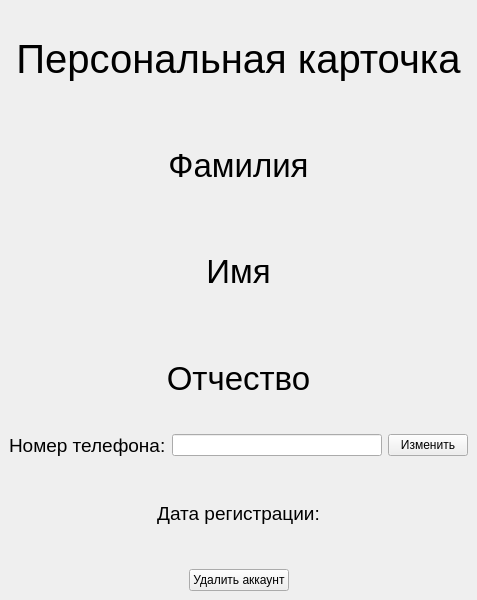
<?xml version="1.0" encoding="UTF-8"?>
<ui version="4.0">
 <class>PersonWindow</class>
 <widget class="QMainWindow" name="PersonWindow">
  <property name="geometry">
   <rect>
    <x>0</x>
    <y>0</y>
    <width>477</width>
    <height>600</height>
   </rect>
  </property>
  <property name="windowTitle">
   <string>MainWindow</string>
  </property>
  <widget class="QWidget" name="centralwidget">
   <layout class="QGridLayout" name="gridLayout_2">
    <item row="0" column="0">
     <widget class="QLabel" name="label_5">
      <property name="font">
       <font>
        <pointsize>30</pointsize>
       </font>
      </property>
      <property name="text">
       <string>Персональная карточка</string>
      </property>
      <property name="alignment">
       <set>Qt::AlignCenter</set>
      </property>
     </widget>
    </item>
    <item row="6" column="0">
     <widget class="QLabel" name="label_4">
      <property name="font">
       <font>
        <pointsize>14</pointsize>
       </font>
      </property>
      <property name="layoutDirection">
       <enum>Qt::LeftToRight</enum>
      </property>
      <property name="text">
       <string>Дата регистрации:</string>
      </property>
      <property name="alignment">
       <set>Qt::AlignCenter</set>
      </property>
     </widget>
    </item>
    <item row="4" column="0">
     <layout class="QHBoxLayout" name="horizontalLayout">
      <item>
       <widget class="QLabel" name="label">
        <property name="font">
         <font>
          <pointsize>14</pointsize>
         </font>
        </property>
        <property name="text">
         <string>Номер телефона:</string>
        </property>
       </widget>
      </item>
      <item>
       <widget class="QLineEdit" name="linePhoneEdit">
        <property name="layoutDirection">
         <enum>Qt::LeftToRight</enum>
        </property>
       </widget>
      </item>
      <item>
       <widget class="QPushButton" name="btnEditPhone">
        <property name="text">
         <string>Изменить</string>
        </property>
       </widget>
      </item>
     </layout>
    </item>
    <item row="1" column="0">
     <widget class="QLabel" name="labelSurname">
      <property name="font">
       <font>
        <pointsize>25</pointsize>
       </font>
      </property>
      <property name="layoutDirection">
       <enum>Qt::LeftToRight</enum>
      </property>
      <property name="autoFillBackground">
       <bool>false</bool>
      </property>
      <property name="text">
       <string>Фамилия</string>
      </property>
      <property name="scaledContents">
       <bool>false</bool>
      </property>
      <property name="alignment">
       <set>Qt::AlignCenter</set>
      </property>
      <property name="wordWrap">
       <bool>false</bool>
      </property>
     </widget>
    </item>
    <item row="3" column="0">
     <widget class="QLabel" name="labelPatronymic">
      <property name="font">
       <font>
        <pointsize>25</pointsize>
       </font>
      </property>
      <property name="layoutDirection">
       <enum>Qt::LeftToRight</enum>
      </property>
      <property name="text">
       <string>Отчество</string>
      </property>
      <property name="alignment">
       <set>Qt::AlignCenter</set>
      </property>
     </widget>
    </item>
    <item row="2" column="0">
     <widget class="QLabel" name="labelName">
      <property name="font">
       <font>
        <pointsize>25</pointsize>
       </font>
      </property>
      <property name="layoutDirection">
       <enum>Qt::LeftToRight</enum>
      </property>
      <property name="text">
       <string>Имя</string>
      </property>
      <property name="alignment">
       <set>Qt::AlignCenter</set>
      </property>
     </widget>
    </item>
    <item row="7" column="0">
     <layout class="QHBoxLayout" name="horizontalLayout_2">
      <item>
       <spacer name="horizontalSpacer">
        <property name="orientation">
         <enum>Qt::Horizontal</enum>
        </property>
        <property name="sizeHint" stdset="0">
         <size>
          <width>40</width>
          <height>20</height>
         </size>
        </property>
       </spacer>
      </item>
      <item>
       <widget class="QPushButton" name="btnDeleteClient">
        <property name="text">
         <string>Удалить аккаунт</string>
        </property>
       </widget>
      </item>
      <item>
       <spacer name="horizontalSpacer_2">
        <property name="orientation">
         <enum>Qt::Horizontal</enum>
        </property>
        <property name="sizeHint" stdset="0">
         <size>
          <width>40</width>
          <height>20</height>
         </size>
        </property>
       </spacer>
      </item>
     </layout>
    </item>
   </layout>
  </widget>
 </widget>
 <resources/>
 <connections/>
</ui>
